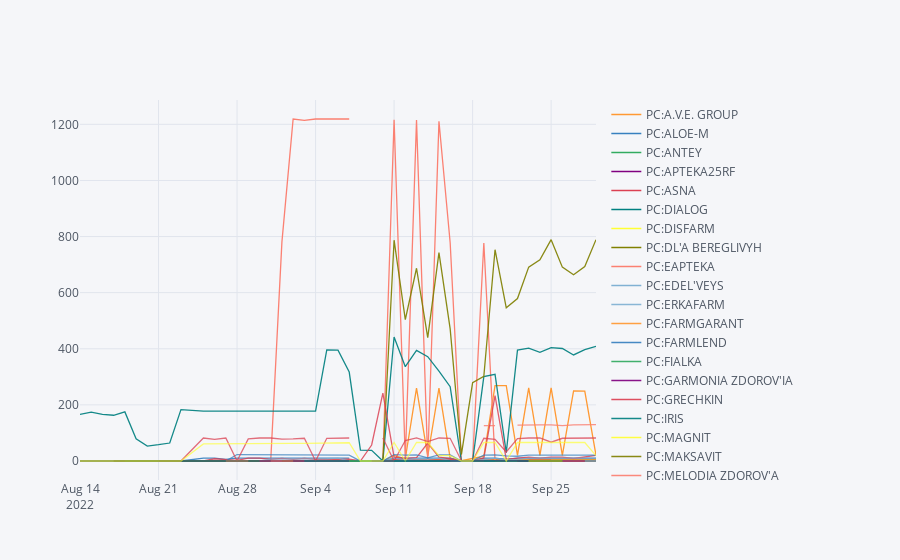

Notebook code for this chart:
### Markdown cell above
# далее графики с названием препарата и общим количестовом аптек по аптечным сетям

### Code cell
makeplot('Novartis Энерзейр Бризхалер порошок 80/150/50мкг')
